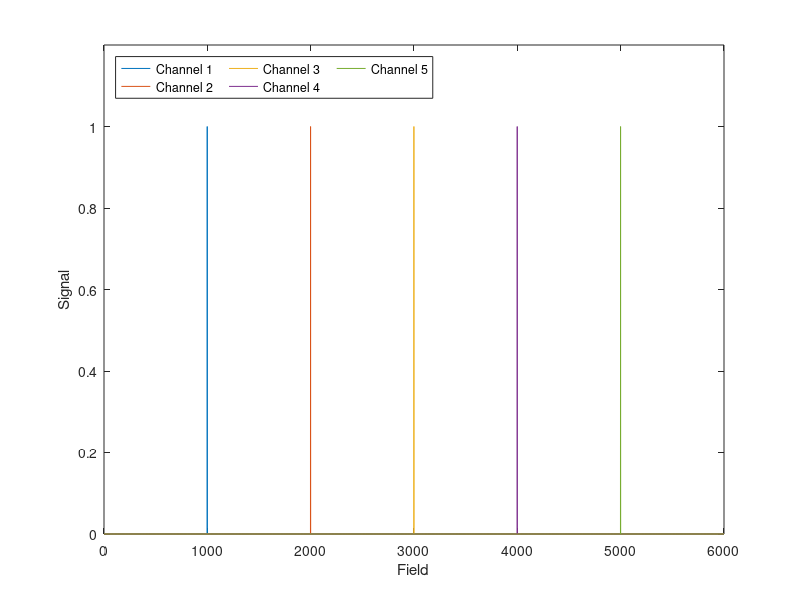

The MATLAB source for this figure: (Note: this script raises an error after producing the figure.)


%% IDEAL PARTICLE SET IMAGE (USED IN CH IV BUT ALSO INTO CH V)

x = linspace(0,6000,6001);
y1 = zeros (size(x));y2 = zeros (size(x));y3 = zeros (size(x));y4 = zeros (size(x));y5 = zeros (size(x));
y1(1000) = 1; y2(2000) = 1; y3(3000) = 1; y4(4000) = 1; y5(5000) = 1;
h7 = figure;
plot(x,y1,x,y2,x,y3,x,y4,x,y5)
ylim([0,1.2])
% title 'Ideal channel system'
xlabel 'Field'
ylabel 'Signal'
legend ('Channel 1', 'Channel 2', 'Channel 3', 'Channel 4', 'Channel 5', 'Location','northwest','NumColumns',3)
thesis_fig_gen(h7.Number); clear y1 y2 y3 y4 y5 x
set(gca, 'ytick',[0,1],'yticklabel',{'low';'high'});
set(gca, 'xtick',[1000,2000,3000,4000,5000],'xticklabel',{'H_J_1';'H_J_2';'H_J_3';'H_J_4';'H_J_5'});

%% Single layer CoFeB studies - MOKE. 

t_CoFeB = [0.7,0.8,1.1,1.3];
H_k = [7200,5400,2998,1797];% [7200, 5800, 3397, 2197];
H_c = [92, 76.5, 71, 62.4];
Ms = 1.05e6;

Hk_t = (H_k./1e4).*(t_CoFeB./1e9).*Ms./2;

h1 = figure;
plot(t_CoFeB, Hk_t.*1e3,'x')
xlabel 't_C_o_F_e_B [nm]'
ylabel 'K_e_f_f\cdott_C_o_F_e_B [mJ\cdotm^-^2]'
lsline 
% title 'H_K analysis - Single CoFeB layers'


h2 = figure;
plot(t_CoFeB, H_c,'x')
xlabel 't_C_o_F_e_B [nm]'
ylabel 'H_C [Oe]'
lsline
% title 'H_C analysis - Single CoFeB layers'

thesis_fig_gen([h2.Number, h1.Number])

clear t_CoFeB H_k H_c Ms Hk_t h1 h2

%% SW Astroid plotting 

openfig 'C:\Users\JDZ\Documents\Thesis\Figures\Chapter 4 - Particle studies\SW_Astroid figure.fig';
h1 = gcf; 
subplot(2,3,1);ax1 = gca;
subplot(2,3,2);ax2 = gca;
subplot(2,3,3);ax3 = gca;
subplot(2,3,4);ax4 = gca;
subplot(2,3,5);ax5 = gca;
subplot(2,3,6);ax6 = gca;
h11 = figure; %create new figure
s2 = subplot(2,2,1); %create and get handle to the subplot axes
fig2 = get(ax2,'children'); %get handle to all the children in the figure
copyobj(fig2,s2); %copy children to new parent axes i.e. the subplot axes
colorbar; ax = gca; ax.XAxisLocation = 'origin'; axis equal; 
ax.YAxisLocation = 'origin'; set(ax ,'Layer', 'Top'); 
xlabel 'B_|_| [Oe]'; ylabel 'B_\perp [Oe]'; title 'a)'; 
s3 = subplot(2,2,2);
fig3 = get(ax3,'children'); %get handle to all the children in the figure
copyobj(fig3,s3); %copy children to new parent axes i.e. the subplot axes
colorbar; ax = gca; ax.XAxisLocation = 'origin'; axis equal; 
ax.YAxisLocation = 'origin'; set(ax ,'Layer', 'Top');
xlabel 'B_|_| [Oe]'; ylabel 'B_\perp [Oe]'; title 'b)'; 
s5 = subplot(2,2,3);
fig5 = get(ax5,'children'); %get handle to all the children in the figure
copyobj(fig5,s5); %copy children to new parent axes i.e. the subplot axes
colorbar; ax = gca; ax.XAxisLocation = 'origin'; axis equal;
ax.YAxisLocation = 'origin'; set(ax ,'Layer', 'Top'); 
xlabel 'B_|_| [Oe]'; ylabel 'B_\perp [Oe]'; title 'c)'; 
s6 = subplot(2,2,4);
fig6 = get(ax6,'children'); %get handle to all the children in the figure
copyobj(fig6,s6); %copy children to new parent axes i.e. the subplot axes
colorbar; ax = gca; ax.XAxisLocation = 'origin';  axis equal;
ax.YAxisLocation = 'origin'; set(ax ,'Layer', 'Top'); 
xlabel 'B_|_| [Oe]'; ylabel 'B_\perp [Oe]'; title 'd)'; 
polarmap

h12 = figure; %create new figure
s1 = gca;%create and get handle to the subplot axes
fig1 = get(ax1,'children'); %get handle to all the children in the figure
copyobj(fig1,s1); %copy children to new parent axes i.e. the subplot axes
colorbar; ax = gca; ax.XAxisLocation = 'origin'; set(s1, 'Xlim', s1.YLim); 
ax.YAxisLocation = 'origin'; set(ax ,'Layer', 'Top'); polarmap
xlabel 'B_|_| [Oe]'; ylabel 'B_\perp [Oe]'; title 'a)'; axis equal; 
axis(ax,[-750,750,-750,750])
h13 = figure; %create new figure
s4 = gca; fig4 = get(ax4,'children'); %get handle to all the children in the figure
copyobj(fig4,s4); %copy children to new parent axes i.e. the subplot axes
colorbar; ax = gca; ax.XAxisLocation = 'origin'; set(s4, 'Xlim', s4.YLim); 
ax.YAxisLocation = 'origin'; set(ax ,'Layer', 'Top'); polarmap
xlabel 'B_|_| [Oe]'; ylabel 'B_\perp [Oe]'; title 'b)'; axis equal; 
axis(ax,[-750,750,-750,750])

clear h1 h11 h12 h13 ax ax1 ax2 ax3 ax4 ax5 ax6 h11 s1 s2 s3 s4 s5 s6 fig1 fig2 fig3 fig4 fig5 fig6

%% Transitions for series and J vs T_Pt plotting

% C:\Users\JDZ\Documents\MOKE\2019 NOV\Films redo
[SiF, SiFfitting] = MOKE_data_in(50, [200,800], [3:10]);
thesis_fig_gen(50:52)
figure(50); xlim([-1000, 10300]); ylim([-0.05,1.05])
set(gcf, 'Position',  [100, 100, 540, 500]); title 'P-AP (H_4) transition - Si films'
figure(52); xlim([-1000, 7000]); ylim([-0.55,0.05])

% C:\Users\JDZ\Documents\MOKE\DEC 2019\New folder
[SiP, SiPfitting] = MOKE_data_in(47, [300,820], [3,5:9]);
thesis_fig_gen(47:49)
figure(47); xlim([-1000, 9000]); ylim([-0.05,1.05])
set(gcf, 'Position',  [100, 100, 540, 450]); title 'P-AP (H_4) transition - Si Particles'
figure(49); xlim([-1000, 6000]); ylim([-0.9,0.05])

% C:\Users\JDZ\Documents\MOKE\DEC 2019\Ge particles redo
[GeP, GePfitting] = MOKE_data_in(44, [300,820], [4:10]);
thesis_fig_gen(44:47)
figure(44); xlim([-1000, 6700]); ylim([-0.05,1.05])
set(gcf, 'Position',  [100, 100, 540, 450]); title 'P-AP (H_4) transition - Ge Particles'
figure(46); xlim([-1000, 6500]); ylim([-0.35,0.05])

J_vs_TPt_plotting

%% plotter for all single sample measurements, major and minor. 

thesis_MOKE_single_SP8313_plotter

%%